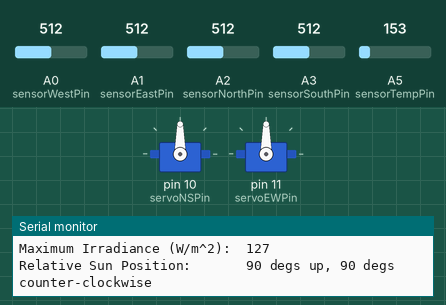
A sketch run on a simulated Arduino Uno, built with avr-gcc and run on an emulated ATmega328P. On the bench: 2 × servo, the last lines printed to the serial monitor. The test bench sets the inputs (shaded band); at power-on: A0 (sensorWestPin) = 512, A2 (sensorNorthPin) = 512, A1 (sensorEastPin) = 512, A3 (sensorSouthPin) = 512, A5 (sensorTempPin) = 153.

Above: at 1.2 s.
1.3 s: A0 (sensorWestPin) set to 548
2.8 s: A0 (sensorWestPin) set to 575
At 3.25 s:
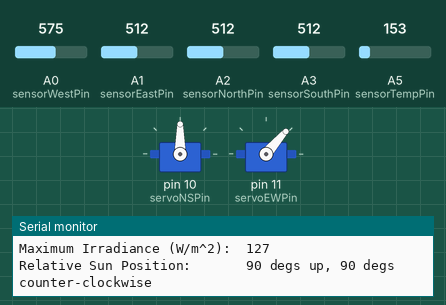
5.8 s: A2 (sensorNorthPin) set to 577
8.8 s: A2 (sensorNorthPin) set to 613
At 10.54 s:
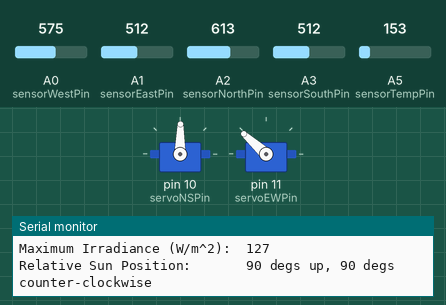
11.8 s: A1 (sensorEastPin) set to 528
At 13.2 s:
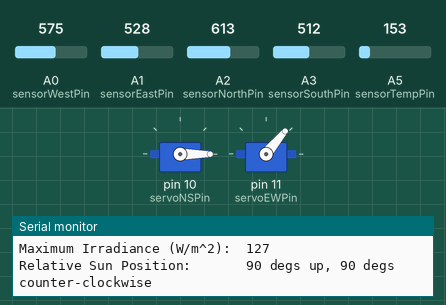
13.7 s: A3 (sensorSouthPin) set to 716
At 16.1 s:
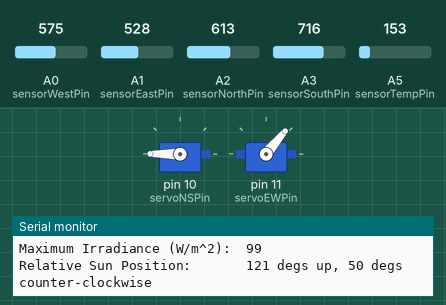
Timing chart, 0 to 17.6 s (numbered marks = the images above; inputs shaded):
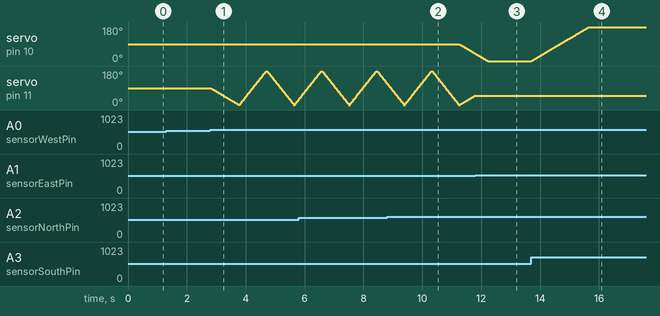

The sketch:

Engr100-Solar-Tracker.ino
```cpp
#include <Servo.h>
#include <string.h>

/*##############################################################################

Date
    April 15, 2021

Written By
    Daniel Erickson   (danerick)
    Juliana Rodich    (jrodich)
    John Keane        (jjkeane)
    Caroline Collins  (carcoll)

Course
    Engr 100-435

Description
    This program powers an Arduino to angle a solar panel towards a moving
    light source. The system uses 4 photoresistors and 2 servo motors, and can
    output diagnostic and ambient environment data over USB or Bluetooth serial.

    Axis Alignment
    Sensors and rotational axes are configured with a cardinal directioin
    system. North/South corresponds to up/down, which changes the angle between
    the ground and the panel. East/West corresponds to right/left and
    clockwise/counterclockwise, which rotates the whole apparatus about the
    z axis parallel to the ground. The cardinal directions are aligned as such:

                         N                 (180)
                       W-+-E    -->    ( 0 )-+-(180)
                         S                 ( 0 )

    Movement Algorithm
    The servo position is updated using a simple error correction structure. The
    raw inputs from both photoresistors on an axis are compared, and if the
    percent difference is higher than the configured threshold then the servo motor will move one step in the brighter direction.

    Environmental Data Reporting
    When switched on, the program can report ambient environment data over
    the serial port. The data includes ambient temperature, incident solar
    irradiance, and relative sun position. This data is sent as a serial data
    stream at 115200 baud and will send over both USB serial and bluetooth
    serial.

##############################################################################*/


// Declare user settings. These should be modified before running the program
const int sensorWestPin = 0;        // Pin number for West photoresistor
const int sensorEastPin = 1;        // Pin number for East photoresistor
const int sensorNorthPin = 2;       // Pin number for North photoresistor
const int sensorSouthPin = 3;       // Pin number for South photoresistor
const int sensorTempPin = 5;        // Pin number for temperature sensor
const int servoNSPin = 10;          // Pin number for NS servo
const int servoEWPin = 11;          // Pin number for EW servo
const double configServoNSThreshold = 15.0; // Min light % difference for movement on NS servo
const double configServoEWThreshold = 10.0; // Min light % difference for movement on EW servo
const int configServoDist = 1;      // Servo position change in degrees
const int configServoDelay = 10;    // # of ms between servo pos updates (!= 0)
const int configServoDelayInvert = 5; // # of ms delay when inverting servos
const bool configReport = true;     // Turn environment data reporting on or off
unsigned long configReportDelay = 5;  // Set the delay in seconds between reports
const bool configDebug = false;     // Turn debugging on or off


// Declare global scope variables. These should not be modified before running
Servo servoNS;                      // Servo object for North South servo
Servo servoEW;                      // Servo object for East West servo
bool servoEWInvert = false;


void setup() {

  // Open USB serial port
  Serial.begin(115200);
  Serial.println("Hello! I am Sunflower!\n");
  if (configDebug){Serial.println("*** Debugging Enabled ***\n");}

  // Connect servo objects to their signal pins
  servoNS.attach(servoNSPin);
  servoEW.attach(servoEWPin);
  servoNS.write(90);
  servoEW.write(90);

}


void loop() {

  // Measure light level signal, irradiance signal, and temperature signal, then
  // calculate the light level percent error
  int sensorNorthSignal = analogRead(sensorNorthPin);
  int sensorSouthSignal = analogRead(sensorSouthPin);
  int sensorEastSignal = analogRead(sensorEastPin);
  int sensorWestSignal = analogRead(sensorWestPin);
  int sensorTempSignal = analogRead(sensorTempPin);
  double sensorEWDiff = ((double)abs(sensorWestSignal - sensorEastSignal) / ((double)(sensorWestSignal + sensorEastSignal) / 2.0)) * 100.0;
  double sensorNSDiff = ((double)abs(sensorSouthSignal - sensorNorthSignal) / ((double)(sensorSouthSignal + sensorNorthSignal) / 2.0)) * 100.0;

  // If debugging is enabled, print diagnostics
  if (configDebug) {
    Serial.print("North Signal: "); Serial.print(sensorNorthSignal);
    Serial.print("\tSouth Signal: "); Serial.print(sensorSouthSignal);
    Serial.print("\tNS Diff: "); Serial.println(sensorNSDiff);
    Serial.print("East Signal: "); Serial.print(sensorEastSignal);
    Serial.print("\tWest Signal: "); Serial.print(sensorWestSignal);
    Serial.print("\tEW Diff: "); Serial.println(sensorEWDiff);
    Serial.print("Inversion: "); Serial.println(servoEWInvert);
  }

  // Compare percent difference in East West direction
  if (sensorEWDiff > configServoEWThreshold) {

    // Inverted axis
    if (servoEWInvert) {
      // If servo needs to turn to the West
      if (sensorWestSignal > sensorEastSignal) {
        // If servo at boundary, flip it
        if (servoEW.read() >= 180) {
          if (configDebug) {Serial.println("Inverting...");}
          servoInvert(servoEWInvert, servoNS.read(), servoEW.read());
        }
        // Not at boundary, so twist counter-clockwise to the West
        else {
          servoEW.write(servoEW.read() + configServoDist);
          if (configDebug) {Serial.println("West counter-clockwise");}
        }
      }
      // If servo needs to turn to the East
      else if (sensorEastSignal > sensorWestSignal) {
        // If servo at boundary, flip it
        if (servoEW.read() <= 0) {
          servoInvert(servoEWInvert, servoNS.read(), servoEW.read());
          if (configDebug) {Serial.println("Inverting...");}
        }
        // Not at boundary, so twist clockwise to the East
        else {
          servoEW.write(servoEW.read() - configServoDist);
          if (configDebug) {Serial.print("East clockwise\t");}
        }
      }
    }

    // Normal axis, not inverted
    else if (!servoEWInvert) {
      // If servo needs to turn to the West
      if (sensorWestSignal > sensorEastSignal) {
        // If servo at boundary, flip it
        if (servoEW.read() <= 0) {
          servoInvert(servoEWInvert, servoNS.read(), servoEW.read());
          if (configDebug) {Serial.println("Inverting...");}
        }
        // Not at boundary, so twist clockwise to the West
        else {
          servoEW.write(servoEW.read() - configServoDist);
          if (configDebug) {Serial.println("West clockwise");}
        }
      }
      // If servo needs to turn to the East
      else if (sensorEastSignal > sensorWestSignal) {
        // If servo at boundary, flip it
        if (servoEW.read() >= 180) {
          servoInvert(servoEWInvert, servoNS.read(), servoEW.read());
          if (configDebug) {Serial.println("Inverting...");}
        }
        // Not at boundary, so twist counter-clockwise to the East
        else {
          servoEW.write(servoEW.read() + configServoDist);
          if (configDebug) {Serial.println("East counter-clockwise");}
        }
      }
    }

  }

  // Compare percent difference in North South direction
  if ( sensorNSDiff > configServoNSThreshold ) {

    if (sensorSouthSignal > sensorNorthSignal) {
      // Toggle EW inversion off when crossing over 90 degrees
      if (servoNS.read() == 90) {servoEWInvert = false;}
      servoNS.write(servoNS.read() + configServoDist); // Angle to the South
      if (configDebug) {Serial.println("South");}
    }

    else if (sensorNorthSignal > sensorSouthSignal) {
      // Toggle EW inversion on when crossing over 90 degrees
      if (servoNS.read() == 90) {servoEWInvert = true;}
      servoNS.write(servoNS.read() - configServoDist); // Angle to the North
      if (configDebug) {Serial.println("North");}
    }

  }

  // Check if it is time to send environment data
  if (configReport) {
    if ((millis() % (configReportDelay * 1000)) < configServoDelay) {
      reportEnvData(sensorTempSignal, sensorNorthSignal, sensorSouthSignal, sensorEastSignal, sensorWestSignal, servoNS.read(), servoEW.read());
    }
  }

  // Timer for checking if reset needs to occur
  if ((millis() % (5 * 1000)) < configServoDelay) {
    if (50 > calcIrrad(sensorNorthSignal, sensorSouthSignal, sensorEastSignal, sensorWestSignal)) {
      resetServos(servoEWInvert);
    }
  }

  // Wait to ensure that the servo reaches its position
  delay(configServoDelay);

}


// Calculate the irradiance (W*m^-2) from 4 photoresistor voltage signals
int calcIrrad(const int signalA, const int signalB, const int signalC, const int signalD) {

  // Average the input signal
  double signalAvg = (double)(signalA + signalB + signalC + signalD) / 4.0;

  // Calculate the irradiance
  double irrad = -59.1 * ((double)signalAvg * (5.0/1023.0)) + 275;
  return((int)(irrad + 0.5));

}


// Calculate the temperature (deg Celsius) from a temperature sensor signal
int calcTemp(const int &signal) {

  // Calculate the temperature
  double temp = (((double)signal * 0.004882813) - 0.5) * 100;
  return((int)(temp + 0.5));

}


// Calculate the position of the sun based on the servo motor positions, in the
// form of angle above horizon and angle of rotation
String calcSunPosition(int servoNSPos, int servoEWPos) {

  // Set the position based on servo angles
  int angleNS = servoNSPos;
  int angleEW = servoEWPos;

  // Adjust position if inverted
  if (servoEWInvert) {int angleNS = 180 - servoNSPos;}
  if (servoEWInvert) {int angleEW = 180 + servoEWPos;}

  // Concatenate the string and exit
  String positionSun = String(angleNS) + " degs up, " + String(angleEW) + " degs counter-clockwise";
  return (positionSun);

}


// Print aggregated report of environmental data to serial
void reportEnvData(const int temp, const int north, const int south, const int east, const int west, const int positionNS, const int positionEW) {

  Serial.print("Current Time (s):            "); Serial.println(millis()/1000);
  Serial.print("Ambient Temperature (C):     "); Serial.println(calcTemp(temp));
  Serial.print("Maximum Irradiance (W/m^2):  "); Serial.println(calcIrrad(north, south, east, west));
  Serial.print("Relative Sun Position:       "); Serial.println(calcSunPosition(positionNS, positionEW));

}


// Flip the servos and invert EW axis when boundary is hit
void servoInvert(bool& toggleInvert, const int servoNSOriginal, const int servoEWOriginal) {

  // Set NS servo to 90 degrees (neutral position)
  if (servoNSOriginal > 90) {
    for (int i = 0; i < (servoNSOriginal - 90); ++i) {
      servoNS.write(servoNS.read() - configServoDist);
      delay(configServoDelayInvert);
    }
  }
  else if (servoNSOriginal < 90) {
    for (int i = 0; i < (servoNSOriginal - 90); ++i) {
      servoNS.write(servoNS.read() + configServoDist);
      delay(configServoDelayInvert);
    }
  }
  else {
    delay(configServoDelayInvert);
  }

  // Flip the EW axis
  if (servoEWOriginal == 0) {
    for (int i = 0; i < 180; ++i) {
      servoEW.write(servoEW.read() + configServoDist);
      delay(configServoDelayInvert);
    }
  }
  else if (servoEWOriginal == 180) {
    for (int i = 180; i > 0; --i) {
      servoEW.write(servoEW.read() - configServoDist);
      delay(configServoDelayInvert);
    }
  }
  else {
    Serial.println("Runtime error in servoInvert(): servoEW original position =! 180 or 0");
  }

  // Set inversion
  toggleInvert = !toggleInvert;

  // Set NS servo back to inverted original position
  if (servoNSOriginal > 90) {
    for (int i = 90; i > (180 - servoNSOriginal); --i) {
      servoNS.write(servoNS.read() - configServoDist);
      delay(configServoDelayInvert);
    }
  }
  else if (servoNSOriginal < 90) {
    for (int i = 90; i < (180 - servoNSOriginal); ++i) {
      servoNS.write(servoNS.read() + configServoDist);
      delay(configServoDelayInvert);
    }
  }
  else {
    delay(configServoDelayInvert);
  }

}

// Reset the servos to neutral when light is not detected
void resetServos(bool& toggleInvert) {

  servoNS.write(90);
  servoEW.write(90);

  delay(90 * configServoDelay);

}
```

Measured:
- the behaviour switches between 565 and 566 on A0 (sensorWestPin) (found by bisection; images 0 and 1)
- the behaviour switches between 595 and 596 on A2 (sensorNorthPin) (found by bisection; images 1 and 2)
- the behaviour switches between 520 and 521 on A1 (sensorEastPin) (found by bisection; images 2 and 3)
- after the input at 1.3 s, every drawn part: stays the same
- after the input at 8.8 s, servo on pin 10 (servoNSPin): moves from 90° to 39° over 1.5 s, starting after 1.5 s
- after the input at 11.8 s, servo on pin 11 (servoEWPin): stays 50° (without the input it goes to 52° after 0.01 s)
- after the input at 13.7 s, servo on pin 10 (servoNSPin): moves from 0° to 180° over 1.9 s, starting at once
